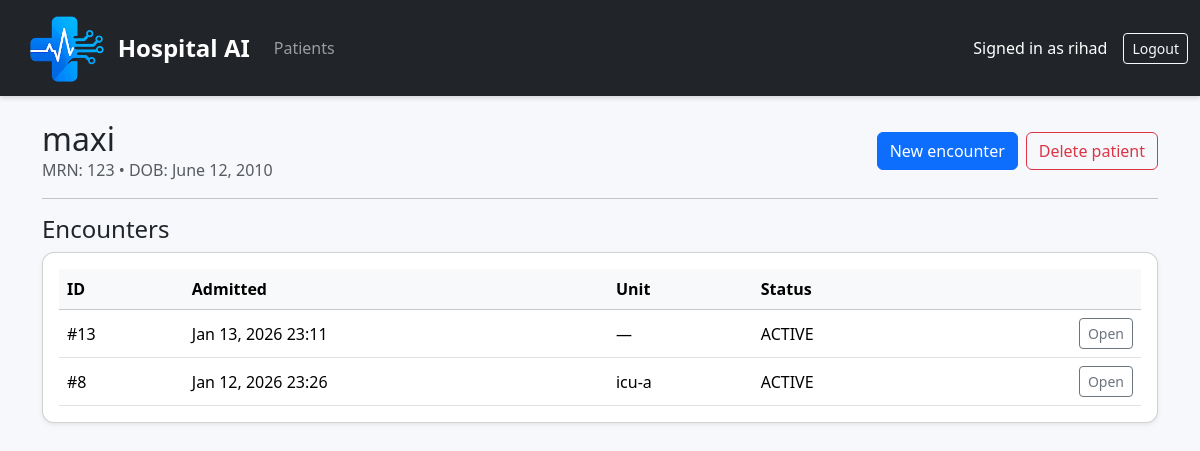
The app's page /patients/3/ (signed in), older data.
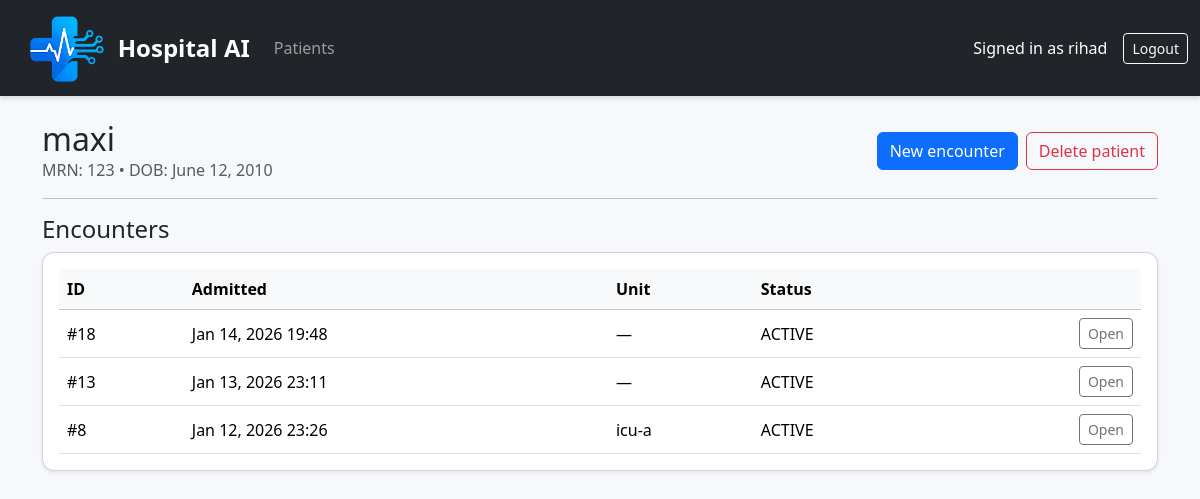
The same page, newer data.
### patients/models.py (models this page shows, shortened)
class Patient(models.Model):
    mrn = models.CharField("MRN", max_length=64, unique=True)
    full_name = models.CharField(max_length=255)
    date_of_birth = models.DateField(null=True, blank=True)
    sex = models.CharField(max_length=16, blank=True)

class Encounter(models.Model):
    STATUS_CHOICES = [
        ("ACTIVE", "Active"),
        ("DISCHARGED", "Discharged"),
    ]
    patient = models.ForeignKey(Patient, on_delete=models.CASCADE, related_name="encounters")
    admitted_at = models.DateTimeField(default=timezone.now)
    unit = models.CharField(max_length=64, blank=True, help_text="e.g., ICU-A, ICU-B, Ward 3")
    status = models.CharField(max_length=16, choices=STATUS_CHOICES, default="ACTIVE")

### patients/views.py (the view)
# urls.py: path("patients/<int:patient_id>/", views.patient_detail, name="patient_detail"),
@login_required
def patient_detail(request, patient_id: int):
    patient = get_object_or_404(Patient, id=patient_id)
    encounters = patient.encounters.order_by("-admitted_at")
    return render(request, "patients/patient_detail.html", {"patient": patient, "encounters": encounters})

### templates/patients/patient_detail.html
{% extends "base.html" %}
{% block content %}
<div class="d-flex justify-content-between align-items-center mb-3">
  <div>
    <h2 class="mb-0">{{ patient.full_name }}</h2>
    <div class="text-muted">
      MRN: {{ patient.mrn }}
      {% if patient.date_of_birth %}
        • DOB: {{ patient.date_of_birth }}
      {% endif %}
    </div>
  </div>
  <div class="d-flex gap-2">
    {% if perms.patients.add_encounter %}
      <a class="btn btn-primary"
         href="{% url 'patients:encounter_create' %}?patient={{ patient.id }}">
        New encounter
      </a>
    {% endif %}
    {% if perms.patients.delete_patient %}
      <a class="btn btn-outline-danger"
         href="{% url 'patients:patient_delete' patient.id %}">
        Delete patient
      </a>
    {% endif %}
  </div>
</div>
<hr>
<h4>Encounters</h4>
<div class="card shadow-sm">
  <div class="card-body">
    <div class="table-responsive">
      <table class="table table-hover align-middle mb-0">
        <thead class="table-light">
          <tr>
            <th>ID</th>
            <th>Admitted</th>
            <th>Unit</th>
            <th>Status</th>
            <th class="text-end"></th>
          </tr>
        </thead>
        <tbody>
          {% for enc in encounters %}
            <tr>
              <td>#{{ enc.id }}</td>
              <td>{{ enc.admitted_at|date:"M d, Y H:i" }}</td>
              <td>{{ enc.unit|default:"—" }}</td>
              <td>{{ enc.status|default:"—" }}</td>
              <td class="text-end">
                <a class="btn btn-sm btn-outline-secondary"
                   href="{% url 'patients:encounter_detail' enc.id %}">
                  Open
                </a>
              </td>
            </tr>
          {% empty %}
            <tr>
              <td colspan="5" class="text-muted text-center">No encounters yet.</td>
            </tr>
          {% endfor %}
        </tbody>
      </table>
    </div>
  </div>
</div>
{% endblock %}

### templates/base.html (shortened to what this page needs)
{% load static %}
<!DOCTYPE html>
<html lang="en">
<head>
    <link href="https://cdn.jsdelivr.net/npm/bootstrap@5.3.2/dist/css/bootstrap.min.css" rel="stylesheet">
</head>
<body>
<nav class="navbar navbar-expand-lg navbar-dark bg-dark">
    <div class="container-fluid">
        <a class="navbar-brand d-flex align-items-center justify-content-start p-0"
            href="{% url 'patients:patient_list' %}">
               <img src="{% static 'img/logo.png' %}"
                    alt="Hospital AI"
                    style="height:80px; width:auto;"
                    class="me-2">
               <span class="fw-bold fs-4 text-white">Hospital AI</span>
        </a>
        <div class="collapse navbar-collapse">
            <ul class="navbar-nav me-auto mb-2 mb-lg-0">
                <li class="nav-item">
                    <a class="nav-link" href="{% url 'patients:patient_list' %}">
                        Patients
                    </a>
                </li>
            </ul>
        </div>
        <div class="d-flex align-items-center">
            {% if user.is_authenticated %}
                <span class="navbar-text me-3 text-white">
                    Signed in as {{ user.username }}
                </span>
                <form method="post" action="{% url 'accounts:logout' %}" class="d-inline">
                    <button type="submit" class="btn btn-outline-light btn-sm">
                        Logout
                    </button>
                </form>
            {% else %}
                <a class="btn btn-outline-light btn-sm" href="{% url 'accounts:login' %}">
                    Login
                </a>
            {% endif %}
        </div>
    </div>
</nav>
<div class="container my-4">
    {% block content %}
    {% endblock %}
</div>
</body>
</html>

### templates/base.html (style rules this page uses)
body { background-color: #f6f8fb; }
.card { border-radius: 12px; box-shadow: 0 4px 12px rgba(0,0,0,.08); }
.btn-primary { transition: background-color .15s ease, border-color .15s ease, transform .06s ease, box-shadow .06s ease; }
.navbar { box-shadow: 0 2px 5px rgba(0,0,0,.15);min-height: 60px; padding-left: 10px; }

Row changes from the older to the newer data that the page shows:
added Encounter: id "18", admitted_at "Jan 14, 2026 19:48", unit "—", status "ACTIVE"
